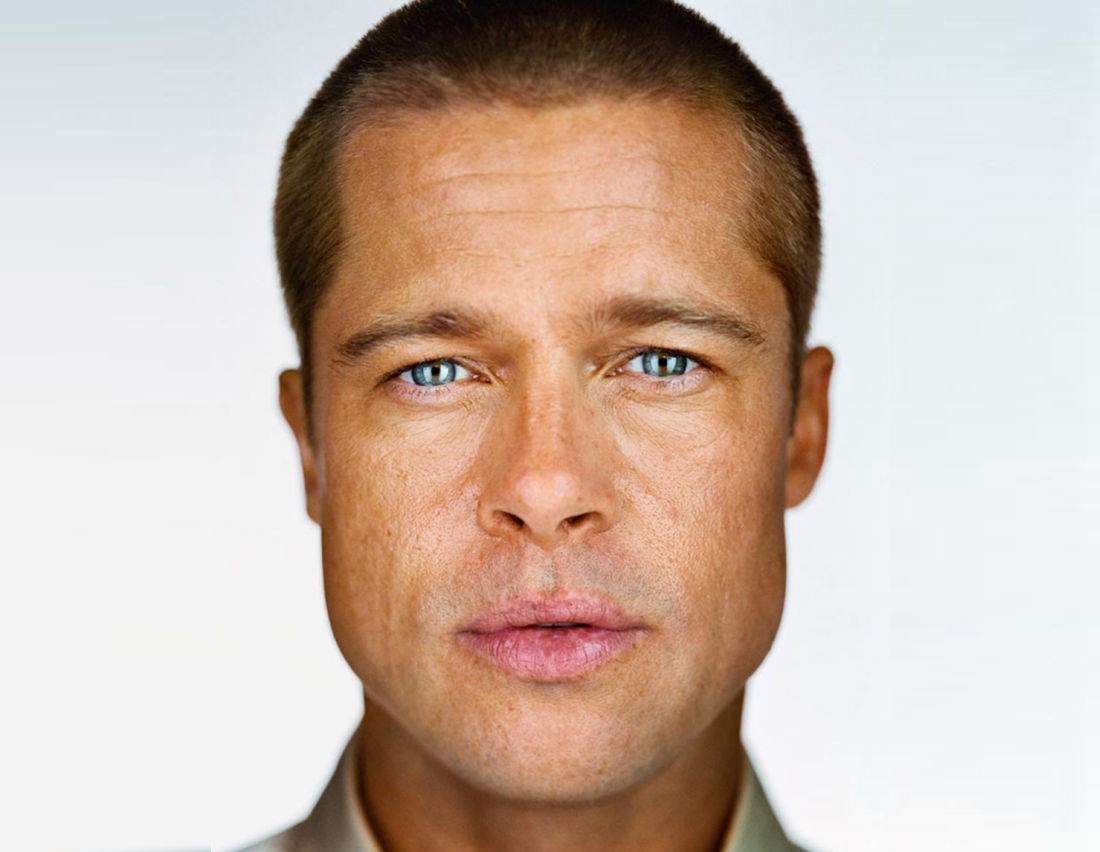
#> input picture Lesons/PythonPrograms/Python lvl 3/M5L4_bot/face.png, 1100 x 852 px
$ python logic.py
#> lines starting #> are read from the running program, lines starting #| are printed output that depends on the picture
import cv2


def process_image(image_path, output_path):
    # Загрузка предобученного классификатора для детектирования лиц
#> called with image_path = 'face.png', output_path = 'output.png'
    face_cascade = cv2.CascadeClassifier(cv2.data.haarcascades + 'haarcascade_frontalface_default.xml')

    # Загрузка изображения
    image = cv2.imread(image_path)
#> image is the input picture: shape (852, 1100, 3); mean B, G, R 173.5, 185.8, 204.9

    # Преобразование изображения в оттенки серого для улучшения производительности детектора
    gray = cv2.cvtColor(image, cv2.COLOR_BGR2GRAY)
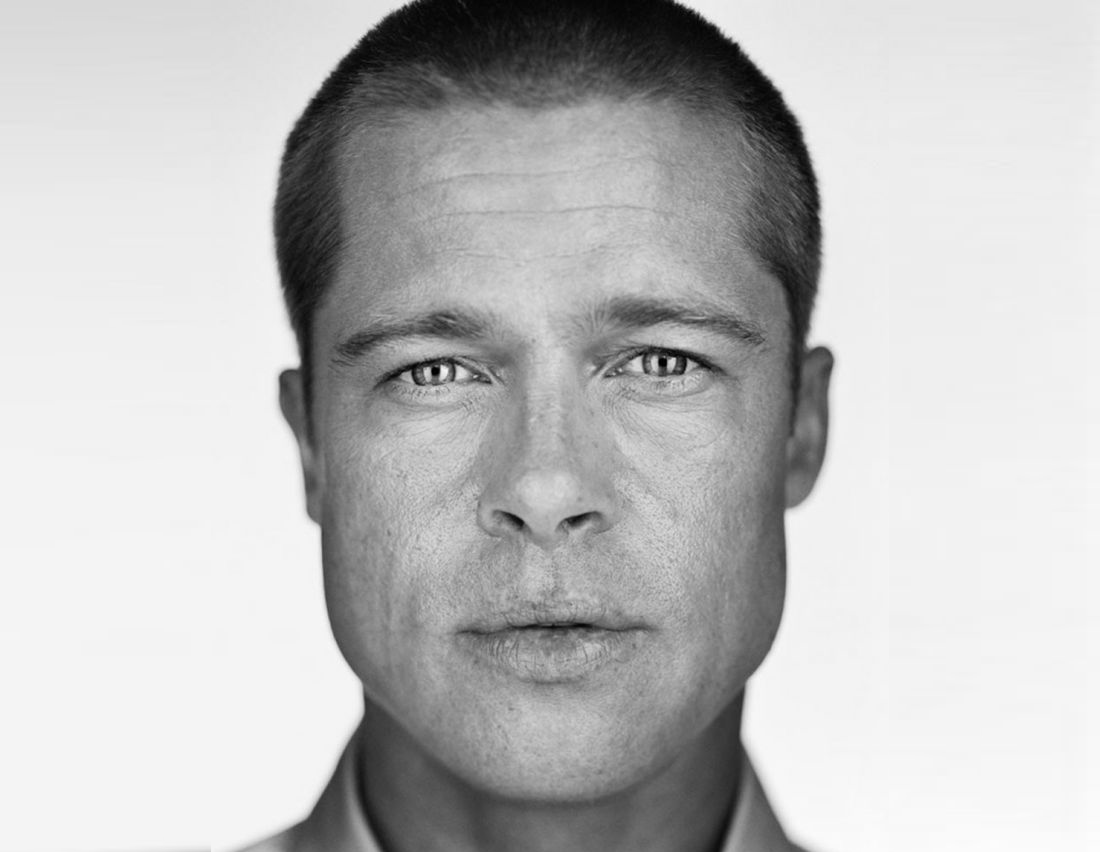
#> gray: shape (852, 1100); min 0, max 252, mean 190.1

    # Обнаружение лиц в изображении
    faces = face_cascade.detectMultiScale(gray, scaleFactor=1.1, minNeighbors=5,minSize=(30,30))
#> faces = [[251, 134, 586, 586]]

    # Размытие области вокруг каждого обнаруженного лица
    for (x, y, w, h) in faces:
        # Извлечение области лица
        face_region = image[y:y+h, x:x+w]

        # Применение размытия
        blurred_face = cv2.GaussianBlur(face_region,(99,99),99)

        # Замена области лица размытым изображением
        image[y:y+h, x:x+w] = blurred_face
#> this loop made 1 pass
#> pass 1, in process_image, `face_region = image[y:y+h, x:x+w]`:
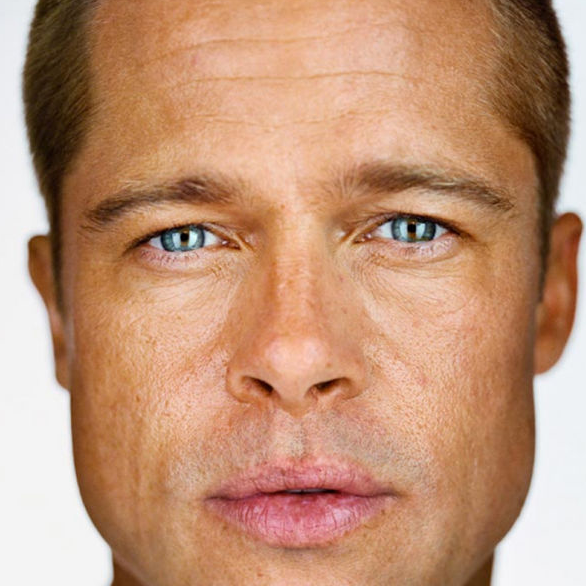
#> face_region: shape (586, 586, 3); mean B, G, R 119.3, 147.7, 192.9
#> pass 1, in process_image, `blurred_face = cv2.GaussianBlur(face_region,(99,99),99)`:
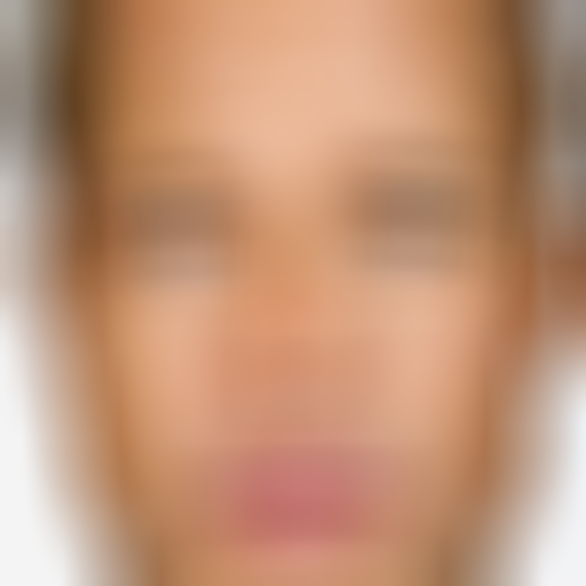
#> blurred_face: shape (586, 586, 3); mean B, G, R 119.2, 147.6, 192.8
#> after the loop:
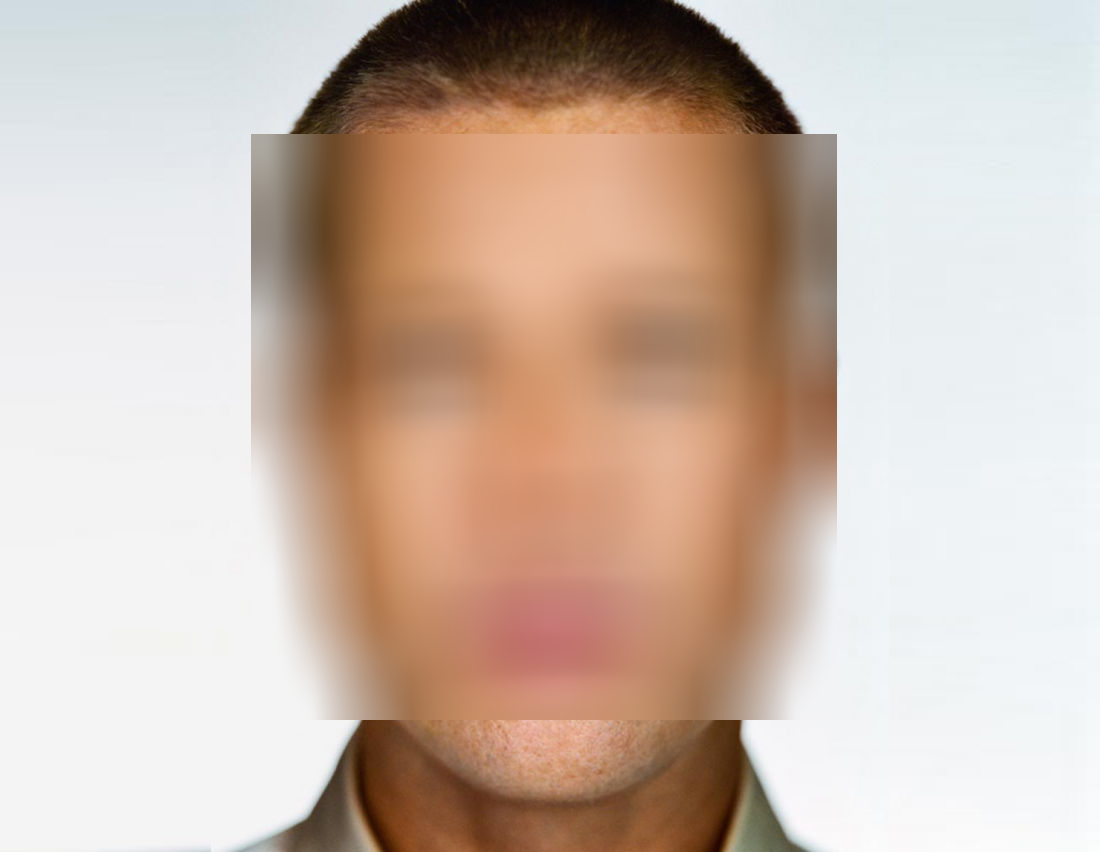
#> image: shape (852, 1100, 3); mean B, G, R 173.4, 185.8, 204.9

    # Сохранение обработанного изображения
    cv2.imwrite(output_path, image)


# Проверяем работу кода
process_image("face.png", "output.png")
